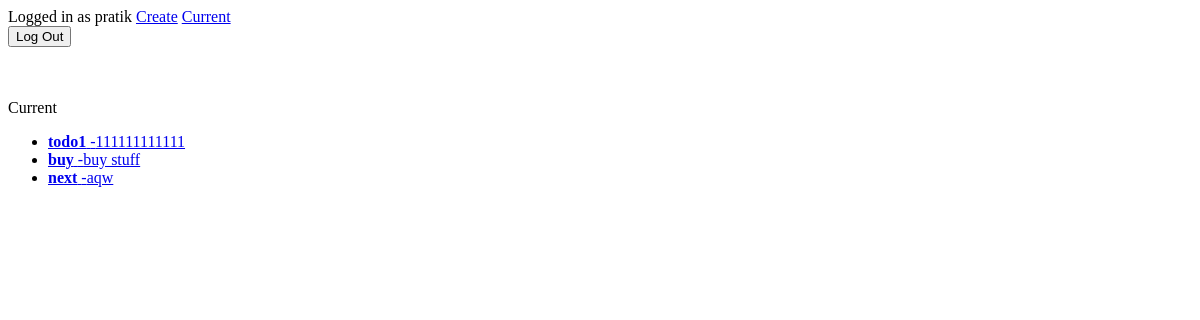
Page /current/ (signed in) on the earlier database version.
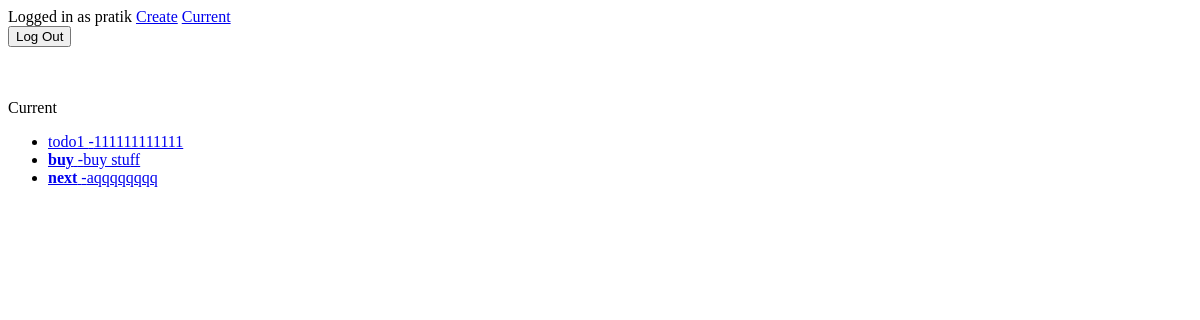
Same page on the later database version.
### todo/models.py (models this page shows, shortened)
class Todo(models.Model):
    title = models.CharField(max_length=100)
    memo = models.TextField(blank=True)
    created = models.DateTimeField(auto_now_add=True)
    important = models.BooleanField(default=False)
    user = models.ForeignKey(User, on_delete=models.CASCADE)

### todo/views.py (the view)
# urls.py: path('current/', views.currenttodos, name='currenttodos'),
def currenttodos(request):
    todos = Todo.objects.filter(user=request.user)
    return render(request, 'todo/currenttodos.html', {'todos': todos})

### todo/templates/todo/currenttodos.html
{% extends 'todo/base.html' %} {% block content %} Current
<ul>
  {% for todo in todos %}
  <li><a href="{% url 'viewtodo' todo.id %}">
    {%if todo.important %}<b>{% endif %}{{todo.title}}{%if todo.important %}</b>{% endif %}
    {% if todo.memo %}-{{ todo.memo }}{% endif %}
</a>
</li>
  {% endfor%}
</ul>
{% endblock %}

Differences in the rows shown:
changed Todo "todo1": important True → False (drawn)
changed Todo "next": memo "aqw" → "aqqqqqqqq"
